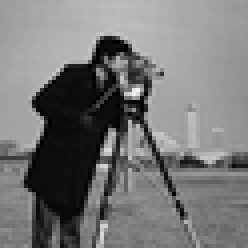
%> input picture Ass2/cameraman.png, 62 x 62 px, shrunk from 256 x 256 before the run (shown 4 times larger)
$ octave even.m   (GNU Octave 9; MATLAB toolbox functions it lacks are replaced by stand-ins)
%> lines starting %> are read from the running program, lines starting %| are printed output that depends on the picture; in (x1, y1, x2, y2) boxes, pixels count from 0 and x2, y2 are one past the last pixel; in counts of white or black regions, pixels touching at a corner belong together; the program's own positions count from 1

% Shrinking the image to 1/2
I = imread('cameraman.png');
%> I is the input picture: size 62x62 uint8; min 0, max 245, mean 118.7
X = imread('som.jpg');
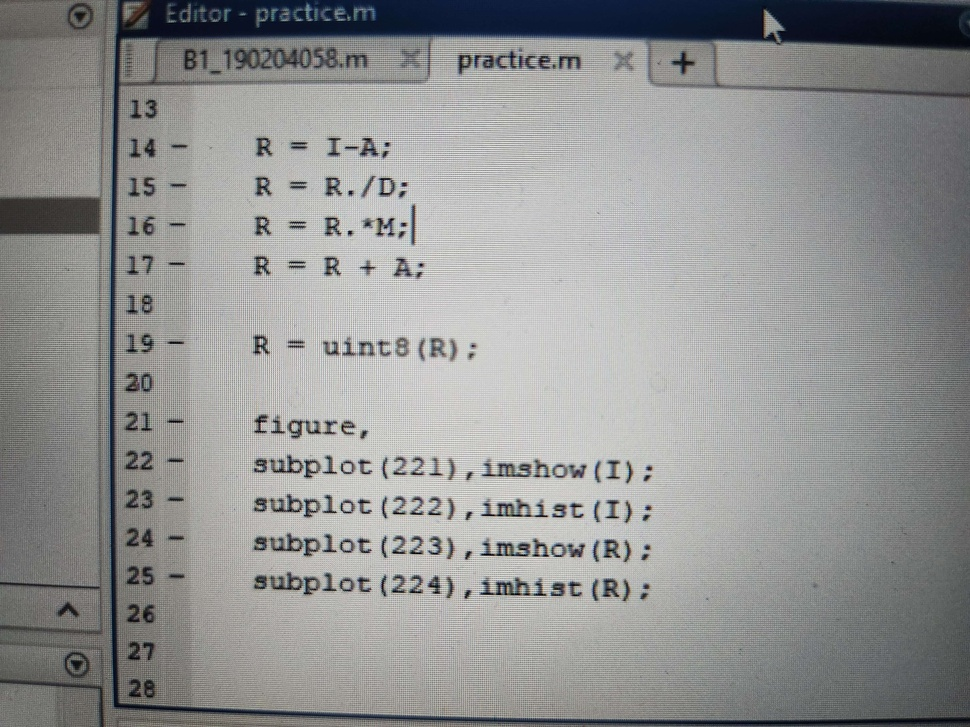
%> input picture som.jpg, 970 x 727 px, shrunk from 4000 x 3000 before the run
%> X is the input picture: size 727x970x3 uint8; mean R, G, B 146.7, 147.5, 146.8

K = imfinfo('cameraman.png');
R = imfinfo('som.jpg');

if(K.BitDepth ==24)
  I=rgb2gray(I);
end
if(R.BitDepth ==24)
  X=rgb2gray(X);
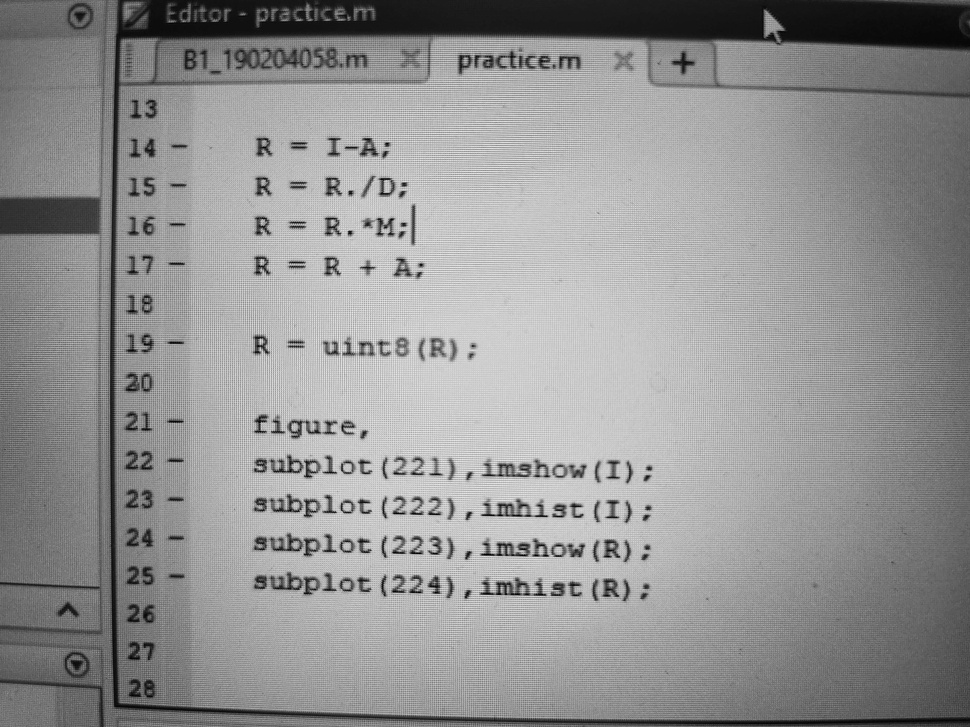
%> X: size 727x970 uint8; min 0, max 234, mean 147.2
end

[r,c] = size(I);
%> r = 62; c = 62
I2 = zeros(r,c);
I2(1:r/2, :) = I(1:r/2, :);
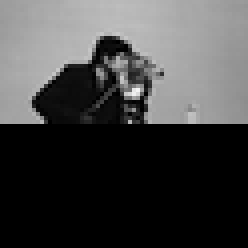
%> I2: size 62x62 double (shown 4 times larger); min 0, max 245, mean 68.4

figure;
subplot(221),imshow(I);
subplot(222),imshow(X);
subplot(223),imshow(I2)
%> after `imshow(I2)`:
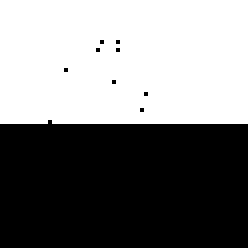
%> displayed picture: size 62x62, on the screen's scale of 0 to 255 (shown 4 times larger); 49.8% white; 1 white region, box (x1, y1, x2, y2) and area: (0, 0, 62, 31) 1913
